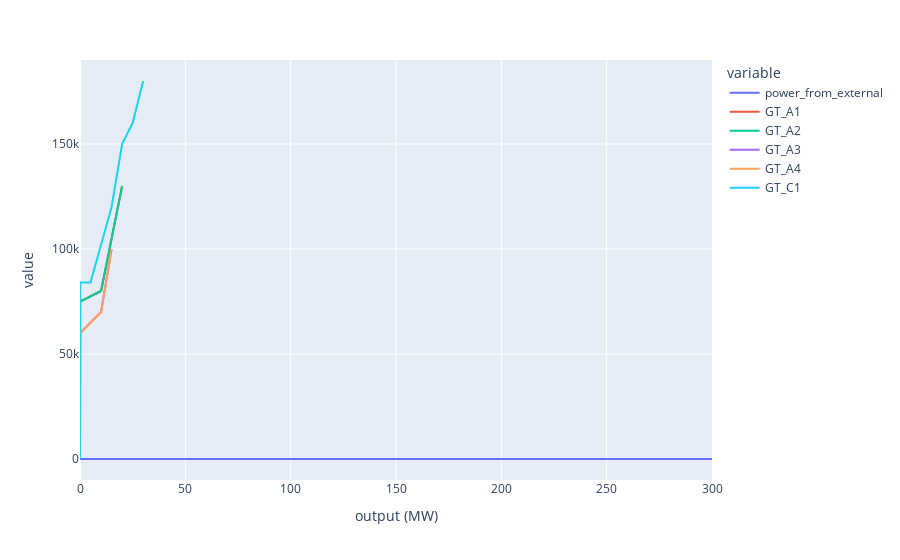

Notebook cell for this chart:
### Code cell
plotdata=[]
for d,dev in sim.optimiser.all_devices.items():
    if hasattr(dev.dev_data,"penalty_function"): 
        func=dev.dev_data.penalty_function
        plotdata.append(pd.DataFrame({'output (MW)': func[0], d: func[1]}).set_index("output (MW)"))
px.line(pd.concat(plotdata))#,xlim=[0,40])

### Figure 1 — Plotly figure (JSON) as saved in the notebook; plotly's stock layout.template omitted (floating-point values rounded to 4 significant figures)
{"data": [{"hovertemplate": "variable=power_from_external<br>output (MW)=%{x}<br>value=%{y}<extra></extra>", "legendgroup": "power_from_external", "line": {"color": "#636efa", "dash": "solid"}, "mode": "lines", "name": "power_from_external", "orientation": "v", "showlegend": true, "type": "scatter", "x": [0, 300, 0, 0.1, 10, 20, 0, 0.1, 10, 20, 0, 0.1, 10, 15, 0, 0.1, 10, 15, 0, 0.1, 5, 15, 20, 25, 30], "xaxis": "x", "y": [0, 0, null, null, null, null, null, null, null, null, null, null, null, null, null, null, null, null, null, null, null, null, null, null, null], "yaxis": "y"}, {"hovertemplate": "variable=GT_A1<br>output (MW)=%{x}<br>value=%{y}<extra></extra>", "legendgroup": "GT_A1", "line": {"color": "#EF553B", "dash": "solid"}, "mode": "lines", "name": "GT_A1", "orientation": "v", "showlegend": true, "type": "scatter", "x": [0, 300, 0, 0.1, 10, 20, 0, 0.1, 10, 20, 0, 0.1, 10, 15, 0, 0.1, 10, 15, 0, 0.1, 5, 15, 20, 25, 30], "xaxis": "x", "y": [null, null, 75000, 75000, 80000, 130000, null, null, null, null, null, null, null, null, null, null, null, null, null, null, null, null, null, null, null], "yaxis": "y"}, {"hovertemplate": "variable=GT_A2<br>output (MW)=%{x}<br>value=%{y}<extra></extra>", "legendgroup": "GT_A2", "line": {"color": "#00cc96", "dash": "solid"}, "mode": "lines", "name": "GT_A2", "orientation": "v", "showlegend": true, "type": "scatter", "x": [0, 300, 0, 0.1, 10, 20, 0, 0.1, 10, 20, 0, 0.1, 10, 15, 0, 0.1, 10, 15, 0, 0.1, 5, 15, 20, 25, 30], "xaxis": "x", "y": [null, null, null, null, null, null, 0, 75000, 80000, 130000, null, null, null, null, null, null, null, null, null, null, null, null, null, null, null], "yaxis": "y"}, {"hovertemplate": "variable=GT_A3<br>output (MW)=%{x}<br>value=%{y}<extra></extra>", "legendgroup": "GT_A3", "line": {"color": "#ab63fa", "dash": "solid"}, "mode": "lines", "name": "GT_A3", "orientation": "v", "showlegend": true, "type": "scatter", "x": [0, 300, 0, 0.1, 10, 20, 0, 0.1, 10, 20, 0, 0.1, 10, 15, 0, 0.1, 10, 15, 0, 0.1, 5, 15, 20, 25, 30], "xaxis": "x", "y": [null, null, null, null, null, null, null, null, null, null, 0, 60000, 70000, 100000, null, null, null, null, null, null, null, null, null, null, null], "yaxis": "y"}, {"hovertemplate": "variable=GT_A4<br>output (MW)=%{x}<br>value=%{y}<extra></extra>", "legendgroup": "GT_A4", "line": {"color": "#FFA15A", "dash": "solid"}, "mode": "lines", "name": "GT_A4", "orientation": "v", "showlegend": true, "type": "scatter", "x": [0, 300, 0, 0.1, 10, 20, 0, 0.1, 10, 20, 0, 0.1, 10, 15, 0, 0.1, 10, 15, 0, 0.1, 5, 15, 20, 25, 30], "xaxis": "x", "y": [null, null, null, null, null, null, null, null, null, null, null, null, null, null, 0, 60000, 70000, 100000, null, null, null, null, null, null, null], "yaxis": "y"}, {"hovertemplate": "variable=GT_C1<br>output (MW)=%{x}<br>value=%{y}<extra></extra>", "legendgroup": "GT_C1", "line": {"color": "#19d3f3", "dash": "solid"}, "mode": "lines", "name": "GT_C1", "orientation": "v", "showlegend": true, "type": "scatter", "x": [0, 300, 0, 0.1, 10, 20, 0, 0.1, 10, 20, 0, 0.1, 10, 15, 0, 0.1, 10, 15, 0, 0.1, 5, 15, 20, 25, 30], "xaxis": "x", "y": [null, null, null, null, null, null, null, null, null, null, null, null, null, null, null, null, null, null, 0, 84000, 84000, 120000, 150000, 160000, 180000], "yaxis": "y"}], "layout": {"autosize": true, "legend": {"title": {"text": "variable"}, "tracegroupgap": 0}, "margin": {"t": 60}, "xaxis": {"anchor": "y", "autorange": true, "domain": [0, 1], "range": [0, 300], "title": {"text": "output (MW)"}, "type": "linear"}, "yaxis": {"anchor": "x", "autorange": true, "domain": [0, 1], "range": [-10000, 190000], "title": {"text": "value"}, "type": "linear"}}}
